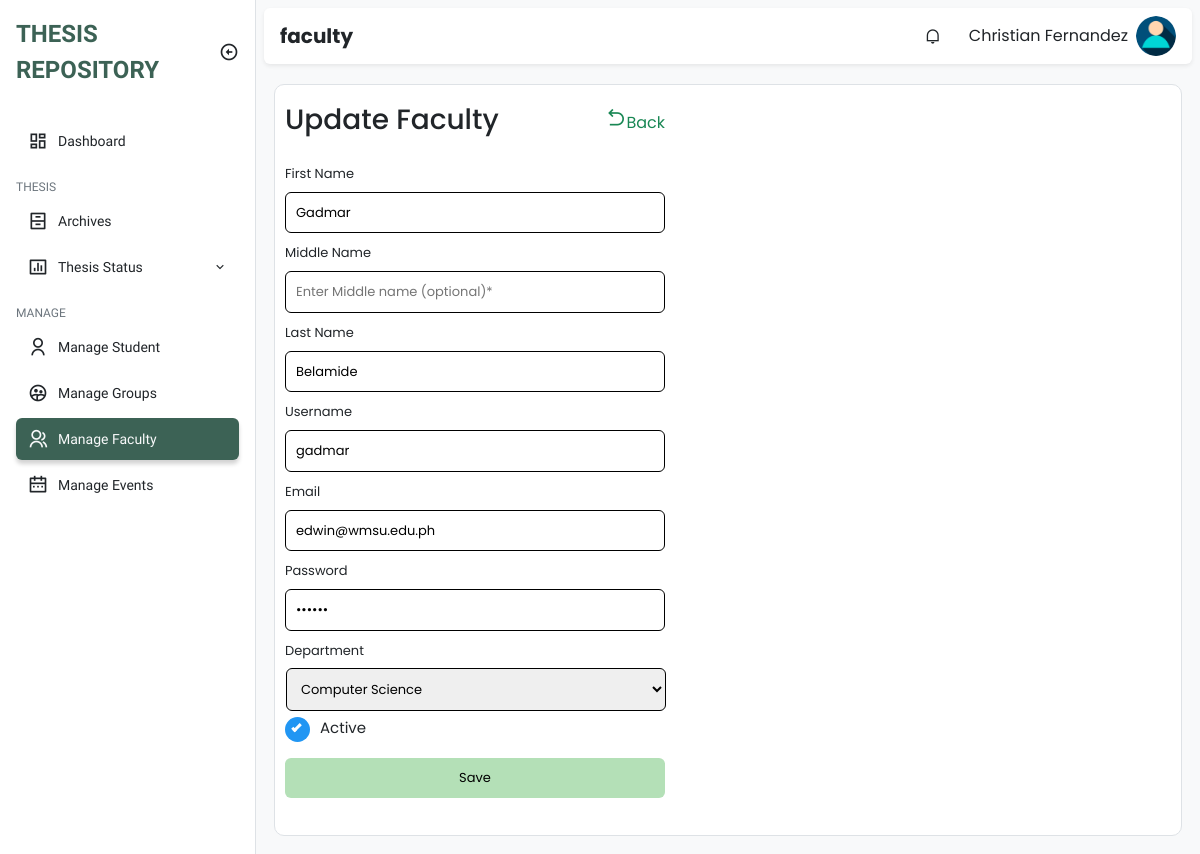
Screenshot of /admin/edit_faculty.php?id=39 (signed in) with the database file from the repository.
### tables this page shows
CREATE TABLE `faculty` (
  `id` int(11) NOT NULL,
  `firstname` varchar(255) NOT NULL,
  `middle_name` varchar(100) NOT NULL,
  `lastname` varchar(255) NOT NULL,
  `email` varchar(100) NOT NULL,
  `username` varchar(255) NOT NULL,
  `password` varchar(100) NOT NULL,
  `department` varchar(100) NOT NULL,
  `type` varchar(100) NOT NULL,
  `created_at` timestamp NOT NULL DEFAULT current_timestamp(),
  `updated_at` timestamp NOT NULL DEFAULT current_timestamp() ON UPDATE current_timestamp()
);

### class/faculty.class.php (called while the page is built, shortened)
<?php
class Faculty{
    protected $db;
    function __construct()
    {
        $this->db = new Database();
    }
    function fetch($record_id){
        $sql = "SELECT * FROM faculty WHERE id = :id;";
        $query=$this->db->connect()->prepare($sql);
        $query->bindParam(':id', $record_id);
        if($query->execute()){
            $data = $query->fetch();
        }
        return $data;
    }
}
?>

### class/database.sample.php (called while the page is built)
<?php
class Database{
    private $host = 'localhost';
    private $username = 'root';
    private $password = '';
    private $database = 'tams';
    protected $connection;
    function connect(){
        try
			{
				$this->connection = new PDO("mysql:host=$this->host;dbname=$this->database",
											$this->username, $this->password);
			}
			catch (PDOException $e)
			{
				echo "Connection error " . $e->getMessage();
			}
        return $this->connection;
    }
}
?>

### admin/edit_faculty.php (the view, shortened to what this page needs)
    <?php
require_once '../class/faculty.class.php';
$faculty = new Faculty();
if(isset($_POST['save'])){
    $faculty->id = $_POST['faculty-id'];
    $faculty->firstname = htmlentities($_POST['firstname']);
    $faculty->middle_name = htmlentities($_POST['middle_name']);
    $faculty->lastname = htmlentities($_POST['lastname']);
    $faculty->username = htmlentities($_POST['username']);
    $faculty->email = htmlentities($_POST['email']);
    $faculty->password = htmlentities($_POST['password']);
    $faculty->department = htmlentities($_POST['department']);
    $faculty->type = $_POST['type'];
    if(isset($_POST)){
        if($faculty->edit_faculty()){
            header('location: manage_faculty.php');
        }
    }
}else{
    if ($faculty->fetch($_GET['id'])){
        $data = $faculty->fetch($_GET['id']);
    }
}
?>
<!DOCTYPE html>
<html lang="en">
<head>
<link
  href="https://cdn.jsdelivr.net/npm/remixicon@2.5.0/fonts/remixicon.css"
  rel="stylesheet"
/>
<link rel="stylesheet" href="../assets/css/bootstrap.min.css" />
<link rel="stylesheet" href="../assets/css/style.css" />
</head>
<body>
<div class="sidebar position-fixed top-0 bottom-0 bg-white border-end">
  <div class="d-flex align-items-center p-3">
    <a
      href="#"
      class="sidebar-logo text-uppercase fw-bold text-decoration-none text-indigo fs-4"
      >Thesis Repository</a
    >
    <i
      class="sidebar-toggle ri-arrow-left-circle-line ms-auto fs-5 d-none d-md-block"
    ></i>
  </div>
  <ul class="sidebar-menu p-3 m-0 mb-0">
    <li class="sidebar-menu-item ">
      <a href="dashboard.php">
        <i class="ri-dashboard-line sidebar-menu-item-icon"></i>
        Dashboard
      </a>
    </li>
    <li class="sidebar-menu-divider mt-3 mb-1 text-uppercase">Thesis</li>
    <li class="sidebar-menu-item">
      <a href="archives.php">
        <i class="ri-archive-drawer-line sidebar-menu-item-icon"></i>
        Archives
      </a>
    </li>
    <li class="sidebar-menu-item has-dropdown">
      <a href="thesis_status.php">
          <i class="ri-bar-chart-box-line sidebar-menu-item-icon"></i>
          Thesis Status
          <i class="ri-arrow-down-s-line sidebar-menu-item-accordion ms-auto"></i>
      </a>
  </li>
    <li class="sidebar-menu-divider mt-3 mb-1 text-uppercase">Manage</li>
    <li class="sidebar-menu-item">
          <a href="manage_students.php">
            <i class="ri-user-line sidebar-menu-item-icon"></i>
            Manage Student
          </a>
        </li>
        <li class="sidebar-menu-item">
          <a href="manage_groups.php">
            <i class="ri-group-2-line sidebar-menu-item-icon"></i>
            Manage Groups
          </a>
        </li>
        <li class="sidebar-menu-item active">
          <a href="manage_faculty.php">
            <i class="ri-group-line sidebar-menu-item-icon"></i>
            Manage Faculty
          </a>
        </li>
        <li class="sidebar-menu-item">
          <a href="manage_schedules.php">
            <i class="ri-calendar-2-line sidebar-menu-item-icon"></i>
            Manage Events
          </a>
        </li>
  </ul>
</div>
<main class="bg-light">
  <div class="p-2">
    <nav class="px-3 py-2 bg-white rounded shadow-sm">
      <h5 class="fw-bold mb-0 me-auto">faculty</h5>
      <div class="dropdown me-3 d-none d-sm-block">
        <div
          class="cursor-pointer dropdown-toggle navbar-link"
          data-bs-toggle="dropdown"
          aria-expanded="false"
        >
          <i class="ri-notification-line"></i>
        </div>
      </div>
      <div class="dropdown">
        <div
          class="d-flex align-items-center cursor-pointer dropdown-toggle"
          data-bs-toggle="dropdown"
          aria-expanded="false"
        >
          <span class="me-2 d-none d-sm-block"><?php echo $_SESSION['fullname'] ?></span>
          <img
            class="navbar-profile-image"
            src="../img/u-icon.png" alt="Image"
          />
        </div>
      </div>
    </nav>
    <div class="py-4">
       <div class="main-content border">
          <div class="form-cont">
                <form class="edit-form" action="edit_faculty.php" method="post">
                  <div class="d-flex justify-content-between pt-2 pb-3">
                      <h3>Update Faculty</h3>
                      <a href="manage_faculty.php"><i class="ri-arrow-go-back-line back pb-2"></i>Back</a>
                  </div>
                  <div class="cont">
                  <label for="firstname">First Name</label>
                  <input class="form-input me-2" type="text" id="firstname" name="firstname" placeholder="Enter First name*" required value="<?php if(isset($_POST['firstname'])) { echo $_POST['firstname']; } else { echo $data['firstname']; } ?>">
                  <label for="middle_name">Middle Name</label>
                  <input class="form-input" type="text" id="middle_name" name="middle_name" placeholder="Enter Middle name (optional)*" value="<?php if(isset($_POST['middle_name'])) { echo $_POST['middle_name']; } else { echo $data['middle_name']; } ?>">
                  </div>
                  <div class="cont">
                  <label for="lastname">Last Name</label>
                  <input class="form-input me-2" type="text" id="lastname" name="lastname" placeholder="Enter Last name*" required value="<?php if(isset($_POST['lastname'])) { echo $_POST['lastname']; } else { echo $data['lastname']; } ?>">
                  <label for="username">Username</label>
                  <input class="form-input" type="text" id="username" name="username" placeholder="Enter Username*" required value="<?php if(isset($_POST['username'])) { echo $_POST['username']; } else { echo $data['username']; } ?>">
                  </div>
                  <div class="cont">
                  <label for="email">Email </label>
                  <input class="form-input me-2" type="email" id="email" name="email" placeholder="Enter Email*" required value="<?php if(isset($_POST['email'])) { echo $_POST['email']; } else { echo $data['email']; } ?>">
                  <label for="password">Password</label>
                  <input class="form-input" type="password" id="password" name="password" placeholder="Enter password" required value="<?php if(isset($_POST['password'])) { echo $_POST['password']; } else { echo $data['password']; } ?>">
                  </div>
                  <div class="cont">
                  <label for="department">Department</label>
                  <select name="department" id="department">
                    <option value="Computer Science" <?php if(isset($_POST['department'])) { if ($_POST['department'] == 'Computer Science') echo ' selected="selected"'; } elseif ($data['department'] == 'Computer Science') echo ' selected="selected"';  ?>>Computer Science</option>
                  </select>
                  </div>
                  <div class="cont">
                    <label class="container-label label-font">Active
                      <span class="checkmark"></span>
                    </label>
                  </div>
                  <div class="pbutton">
                      <input class="save-btn form-input" type="submit" value="Save" name="save">
                  </div>
                </form>
            </div>
          </div>
        </div>
      </div>
</main>
</body>
</html>

### rows the page displays
faculty: firstname "Gadmar", lastname "Belamide", username "gadmar", email "edwin@wmsu.edu.ph", department "Computer Science"

### other values shown
$_SESSION['fullname'] "Christian Fernandez"
